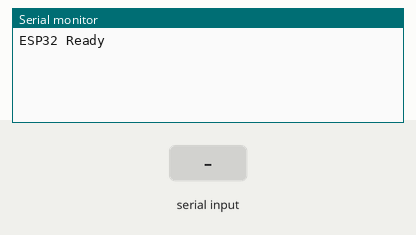
Bench run of a sketch on a simulated ESP32. On the bench: the last lines printed to the serial monitor. The test bench sets the inputs (shaded band).

Above: at 1.2 s.
1.3 s: "1\n" received over the second serial link
At 1.7 s:
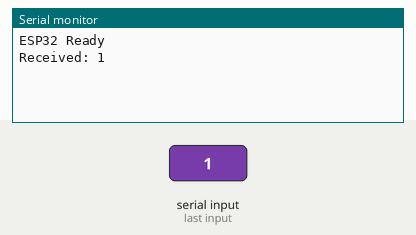
2.8 s: "0\n" received over the second serial link
At 4.0 s:
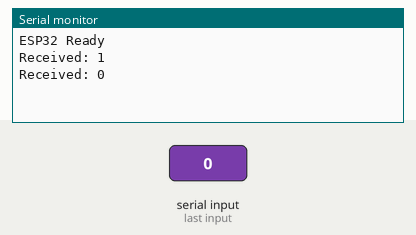
4.3 s: "2\n" received over the second serial link
At 5.2 s:
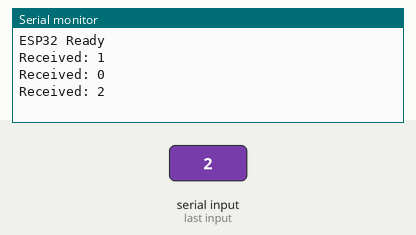

Measured:
- after the input at 1.3 s, the serial monitor: prints a new line at once (image 1)
- after the input at 2.8 s, the serial monitor: prints a new line at once (image 2)
- after the input at 4.3 s, the serial monitor: prints a new line at once (image 3)

The sketch:

esp_stmt6_uart.ino
```cpp
#define RXD2 16
#define TXD2 17

String data = "";

void setup()
{
  Serial.begin(115200);          // PC monitor
  Serial2.begin(9600, SERIAL_8N1, RXD2, TXD2);

  Serial.println("ESP32 Ready");
}

void loop()
{
  while (Serial2.available())
  {
    char c = Serial2.read();

    if (c == '\n')
    {
      Serial.print("Received: ");
      Serial.println(data);
      data = "";
    }
    else if (c != '\r')
    {
      data += c;
    }
  }
}
```
